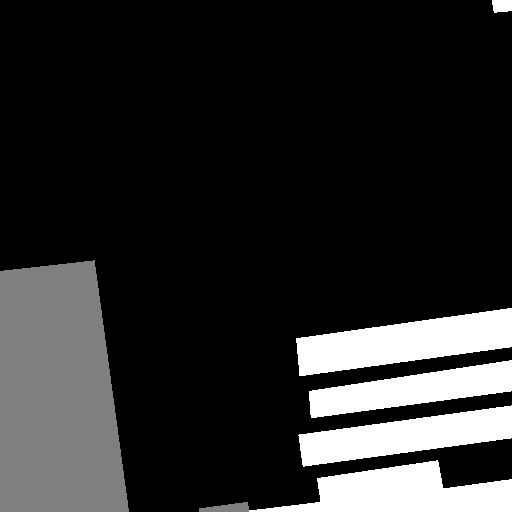
#> input picture Datasets/Greenhouse3/test/masks/00001.png, 512 x 512 px, found by its file name
$ python select_samples.py
#> lines starting #> are read from the running program, lines starting #| are printed output that depends on the picture; after the words box and inside, x2 and y2 are one past the last pixel; in counts of white or black regions, pixels touching at a corner belong together
#> in is_good_plastic_shed, mask is the input picture: shape (512, 512, 3); min 0, max 2, mean 0.329
import os
import cv2
import shutil
import random
from tqdm import tqdm
import numpy as np

# 输入路径定义
dataset_root = r"e:\desk\Semantic_Segmentation_FCN-master 2\Datasets\Greenhouse3"

# 输出路径定义
output_root = r"e:\desk\Semantic_Segmentation_FCN-master 2\selected_samples_for_fft"
plastic_output = os.path.join(output_root, "plastic_shed")
solar_output = os.path.join(output_root, "solar_greenhouse")

# 目标数量
target_count = 50

# 面积阈值：512x512x0.1
area_threshold = 512 * 512 * 0.1

# 数据集分割（train, val, test）
dataset_splits = ["train", "val", "test"]

# 创建输出目录结构
def create_output_dirs():
    os.makedirs(os.path.join(plastic_output, "images"), exist_ok=True)
    os.makedirs(os.path.join(plastic_output, "masks"), exist_ok=True)
    os.makedirs(os.path.join(solar_output, "images"), exist_ok=True)
    os.makedirs(os.path.join(solar_output, "masks"), exist_ok=True)

# 获取所有mask文件路径（包括train, val, test子目录）
def get_mask_files():
    mask_files = []
    for split in dataset_splits:
        mask_dir = os.path.join(dataset_root, split, "masks")
        if os.path.exists(mask_dir):
            # 只收集PNG格式的mask文件
            files = [os.path.join(split, "masks", f) for f in os.listdir(mask_dir) if f.endswith(".png")]
            mask_files.extend(files)
    return mask_files

# 计算三通道mask中各类别的像素数量
def count_classes(mask):
    # 背景：RGB(0,0,0)
    background = np.all(mask == [0, 0, 0], axis=-1)
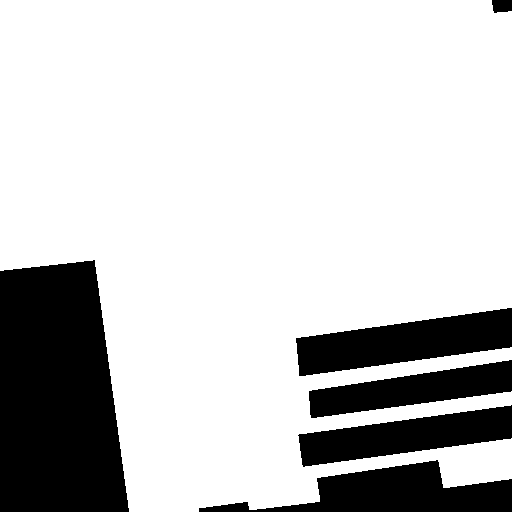
#> background: shape (512, 512) bool; 78.2% white; 6 black regions, box (x1, y1, x2, y2) and area: (0, 260, 129, 512) 27647, (296, 308, 512, 376) 8346, (199, 460, 512, 512) 8015, (298, 405, 512, 467) 6943, (309, 360, 512, 418) 5959, (492, 0, 512, 13) 231
    # 塑料大棚：RGB(1,1,1)
    plastic = np.all(mask == [1, 1, 1], axis=-1)
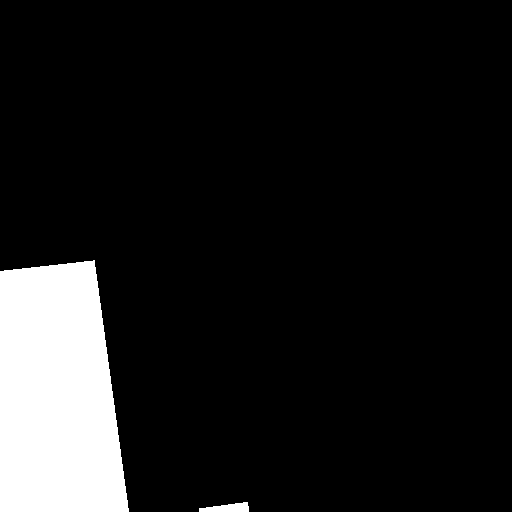
#> plastic: shape (512, 512) bool; 10.7% white; 2 white regions, box (x1, y1, x2, y2) and area: (0, 260, 129, 512) 27647, (199, 502, 249, 512) 344
    # 日光温室：RGB(2,2,2)
    solar = np.all(mask == [2, 2, 2], axis=-1)
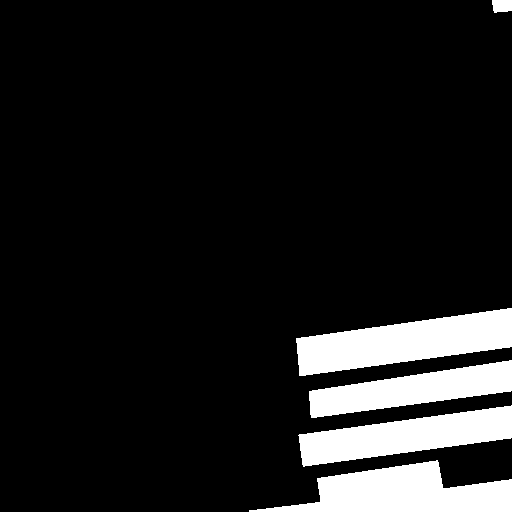
#> solar: shape (512, 512) bool; 11.1% white; 5 white regions, box (x1, y1, x2, y2) and area: (296, 308, 512, 376) 8346, (249, 460, 512, 512) 7671, (298, 405, 512, 467) 6943, (309, 360, 512, 418) 5959, (492, 0, 512, 13) 231

    counts = {
        0: np.sum(background),
        1: np.sum(plastic),
        2: np.sum(solar)
    }
#> counts = {0: 205003, 1: 27991, 2: 29150}
    return counts

# 检查mask是否符合塑料拱棚条件
def is_good_plastic_shed(mask_path):
    # 读取三通道图像
    mask = cv2.imread(mask_path)
    if mask is None:
        return False

    # 计算各类别像素数量
    counts = count_classes(mask)
#> counts = {0: 205003, 1: 27991, 2: 29150}

    # 检查面积阈值
    if counts[1] <= area_threshold:
        return False

    # 纯度检查：类别1至少是类别2的2倍，或类别2不存在
    if counts[2] == 0:
        return True
    return counts[1] >= counts[2] * 2

# 检查mask是否符合日光温室条件
def is_good_solar_greenhouse(mask_path):
    # 读取三通道图像
    mask = cv2.imread(mask_path)
    if mask is None:
        return False

    # 计算各类别像素数量
    counts = count_classes(mask)
#> counts = {0: 205003, 1: 27991, 2: 29150}

    # 检查面积阈值
    if counts[2] <= area_threshold:
        return False

    # 纯度检查：类别2至少是类别1的2倍，或类别1不存在
    if counts[1] == 0:
        return True
    return counts[2] >= counts[1] * 2

# 复制文件
def copy_files(mask_file_path, is_plastic):
    # 构建源文件路径
    # mask_file_path格式：split/masks/filename.png
    # 提取split和filename
    parts = mask_file_path.split(os.sep)
    split = parts[0]  # train/val/test
    mask_filename = parts[-1]  # filename.png

    # 将PNG mask文件名转换为TIF图像文件名
    image_filename = mask_filename.replace(".png", ".tif")

    # 构建源图像和mask路径 - 图像文件直接在images目录下
    source_image = os.path.join(dataset_root, split, "images", image_filename)
    source_mask = os.path.join(dataset_root, mask_file_path)

    # 检查文件是否存在
    if not os.path.exists(source_image):
        print(f"Warning: Image file not found: {source_image}")
        return

    if not os.path.exists(source_mask):
        print(f"Warning: Mask file not found: {source_mask}")
        return

    # 构建目标路径
    if is_plastic:
        dest_image = os.path.join(plastic_output, "images", image_filename)
        dest_mask = os.path.join(plastic_output, "masks", mask_filename)
    else:
        dest_image = os.path.join(solar_output, "images", image_filename)
        dest_mask = os.path.join(solar_output, "masks", mask_filename)

    # 复制文件
    shutil.copy(source_image, dest_image)
    shutil.copy(source_mask, dest_mask)

# 主函数
def main():
    # 创建输出目录
    create_output_dirs()

    # 获取所有mask文件并打乱
    mask_files = get_mask_files()
    print(f"Total mask files found: {len(mask_files)}")
    random.shuffle(mask_files)

    # 统计变量
    plastic_count = 0
    solar_count = 0

    # 遍历所有mask文件
    for mask_file_path in tqdm(mask_files, desc="Processing masks"):
        if plastic_count >= target_count and solar_count >= target_count:
            break

        # 构建完整的mask路径
        full_mask_path = os.path.join(dataset_root, mask_file_path)

        # 检查是否是好的塑料拱棚样本
        if plastic_count < target_count and is_good_plastic_shed(full_mask_path):
            copy_files(mask_file_path, True)
            plastic_count += 1

        # 检查是否是好的日光温室样本
        if solar_count < target_count and is_good_solar_greenhouse(full_mask_path):
            copy_files(mask_file_path, False)
            solar_count += 1

    # 打印结果
    print(f"Found {plastic_count} plastic sheds, {solar_count} solar greenhouses")
    print(f"Results saved to {output_root}")

if __name__ == "__main__":
    main()
